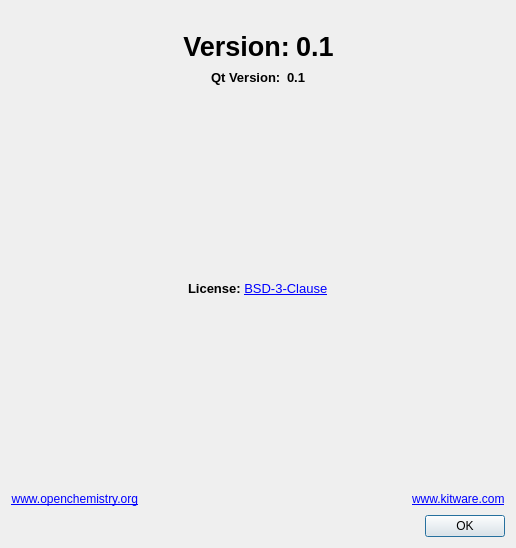
<?xml version="1.0" encoding="UTF-8"?>
<ui version="4.0">
 <class>AboutDialog</class>
 <widget class="QDialog" name="aboutDialog">
  <property name="geometry">
   <rect>
    <x>0</x>
    <y>0</y>
    <width>516</width>
    <height>548</height>
   </rect>
  </property>
  <property name="sizePolicy">
   <sizepolicy hsizetype="Minimum" vsizetype="Minimum">
    <horstretch>0</horstretch>
    <verstretch>0</verstretch>
   </sizepolicy>
  </property>
  <property name="windowTitle">
   <string/>
  </property>
  <property name="modal">
   <bool>true</bool>
  </property>
  <layout class="QVBoxLayout" name="verticalLayout_3">
   <item>
    <widget class="QLabel" name="Image">
     <property name="sizePolicy">
      <sizepolicy hsizetype="Fixed" vsizetype="Fixed">
       <horstretch>0</horstretch>
       <verstretch>0</verstretch>
      </sizepolicy>
     </property>
     <property name="text">
      <string/>
     </property>
     <property name="pixmap">
      <pixmap resource="mongochem.qrc">:/icons/MongoChem_About.png</pixmap>
     </property>
    </widget>
   </item>
   <item>
    <layout class="QHBoxLayout" name="versionLayout">
     <item>
      <layout class="QHBoxLayout" name="horizontalLayout_3">
       <item>
        <spacer name="horizontalSpacer">
         <property name="orientation">
          <enum>Qt::Horizontal</enum>
         </property>
         <property name="sizeHint" stdset="0">
          <size>
           <width>40</width>
           <height>20</height>
          </size>
         </property>
        </spacer>
       </item>
       <item>
        <widget class="QLabel" name="versionLabel">
         <property name="text">
          <string>&lt;html&gt;&lt;head/&gt;&lt;body&gt;&lt;p&gt;&lt;span style=&quot; font-size:20pt; font-weight:600;&quot;&gt;Version:&lt;/span&gt;&lt;/p&gt;&lt;/body&gt;&lt;/html&gt;</string>
         </property>
         <property name="textFormat">
          <enum>Qt::AutoText</enum>
         </property>
         <property name="alignment">
          <set>Qt::AlignCenter</set>
         </property>
        </widget>
       </item>
       <item>
        <widget class="QLabel" name="version">
         <property name="text">
          <string>&lt;html&gt;&lt;head/&gt;&lt;body&gt;&lt;p&gt;&lt;span style=&quot; font-size:20pt; font-weight:600;&quot;&gt;0.1&lt;/span&gt;&lt;/p&gt;&lt;/body&gt;&lt;/html&gt;</string>
         </property>
        </widget>
       </item>
       <item>
        <spacer name="horizontalSpacer_2">
         <property name="orientation">
          <enum>Qt::Horizontal</enum>
         </property>
         <property name="sizeHint" stdset="0">
          <size>
           <width>40</width>
           <height>20</height>
          </size>
         </property>
        </spacer>
       </item>
      </layout>
     </item>
    </layout>
   </item>
   <item>
    <layout class="QHBoxLayout" name="qtLayout">
     <item>
      <spacer name="horizontalSpacer_6">
       <property name="orientation">
        <enum>Qt::Horizontal</enum>
       </property>
       <property name="sizeHint" stdset="0">
        <size>
         <width>40</width>
         <height>20</height>
        </size>
       </property>
      </spacer>
     </item>
     <item>
      <widget class="QLabel" name="qtVersionLabel">
       <property name="text">
        <string>&lt;html&gt;&lt;head/&gt;&lt;body&gt;&lt;p&gt;&lt;span style=&quot; font-size:10pt; font-weight:600;&quot;&gt;Qt Version:&lt;/span&gt;&lt;/p&gt;&lt;/body&gt;&lt;/html&gt;</string>
       </property>
      </widget>
     </item>
     <item>
      <widget class="QLabel" name="qtVersion">
       <property name="text">
        <string>&lt;html&gt;&lt;head/&gt;&lt;body&gt;&lt;p&gt;&lt;span style=&quot; font-size:10pt; font-weight:600;&quot;&gt;0.1&lt;/span&gt;&lt;/p&gt;&lt;/body&gt;&lt;/html&gt;</string>
       </property>
      </widget>
     </item>
     <item>
      <spacer name="horizontalSpacer_7">
       <property name="orientation">
        <enum>Qt::Horizontal</enum>
       </property>
       <property name="sizeHint" stdset="0">
        <size>
         <width>40</width>
         <height>20</height>
        </size>
       </property>
      </spacer>
     </item>
    </layout>
   </item>
   <item>
    <spacer name="verticalSpacer">
     <property name="orientation">
      <enum>Qt::Vertical</enum>
     </property>
     <property name="sizeHint" stdset="0">
      <size>
       <width>20</width>
       <height>5</height>
      </size>
     </property>
    </spacer>
   </item>
   <item>
    <layout class="QHBoxLayout" name="license">
     <item>
      <spacer name="horizontalSpacer_8">
       <property name="orientation">
        <enum>Qt::Horizontal</enum>
       </property>
       <property name="sizeHint" stdset="0">
        <size>
         <width>40</width>
         <height>20</height>
        </size>
       </property>
      </spacer>
     </item>
     <item>
      <widget class="QLabel" name="licenseLabel">
       <property name="text">
        <string>&lt;html&gt;&lt;head/&gt;&lt;body&gt;&lt;p&gt;&lt;span style=&quot; font-size:10pt; font-weight:600;&quot;&gt;License: &lt;/span&gt;&lt;a href=&quot;http://opensource.org/licenses/BSD-3-Clause&quot;&gt;&lt;span style=&quot; font-size:10pt; text-decoration: underline; color:#0000ff;&quot;&gt;BSD-3-Clause&lt;/span&gt;&lt;/a&gt;&lt;/p&gt;&lt;/body&gt;&lt;/html&gt;</string>
       </property>
       <property name="openExternalLinks">
        <bool>true</bool>
       </property>
      </widget>
     </item>
     <item>
      <spacer name="horizontalSpacer_9">
       <property name="orientation">
        <enum>Qt::Horizontal</enum>
       </property>
       <property name="sizeHint" stdset="0">
        <size>
         <width>40</width>
         <height>20</height>
        </size>
       </property>
      </spacer>
     </item>
    </layout>
   </item>
   <item>
    <spacer name="verticalSpacer_2">
     <property name="orientation">
      <enum>Qt::Vertical</enum>
     </property>
     <property name="sizeHint" stdset="0">
      <size>
       <width>20</width>
       <height>5</height>
      </size>
     </property>
    </spacer>
   </item>
   <item>
    <layout class="QHBoxLayout" name="urlsLayout">
     <item>
      <widget class="QLabel" name="label_2">
       <property name="text">
        <string>&lt;html&gt;&lt;head/&gt;&lt;body&gt;&lt;p&gt;&lt;a href=&quot;http://www.openchemistry.org&quot;&gt;&lt;span style=&quot; text-decoration: underline; color:#0000ff;&quot;&gt;www.openchemistry.org&lt;/span&gt;&lt;/a&gt;&lt;/p&gt;&lt;/body&gt;&lt;/html&gt;</string>
       </property>
       <property name="textFormat">
        <enum>Qt::RichText</enum>
       </property>
       <property name="alignment">
        <set>Qt::AlignRight|Qt::AlignTrailing|Qt::AlignVCenter</set>
       </property>
       <property name="openExternalLinks">
        <bool>true</bool>
       </property>
      </widget>
     </item>
     <item>
      <spacer name="horizontalSpacer_3">
       <property name="orientation">
        <enum>Qt::Horizontal</enum>
       </property>
       <property name="sizeHint" stdset="0">
        <size>
         <width>40</width>
         <height>20</height>
        </size>
       </property>
      </spacer>
     </item>
     <item>
      <widget class="QLabel" name="label_3">
       <property name="text">
        <string>&lt;html&gt;&lt;head/&gt;&lt;body&gt;&lt;p&gt;&lt;a href=&quot;http://www.kitware.com&quot;&gt;&lt;span style=&quot; text-decoration: underline; color:#0000ff;&quot;&gt;www.kitware.com&lt;/span&gt;&lt;/a&gt;&lt;/p&gt;&lt;/body&gt;&lt;/html&gt;</string>
       </property>
       <property name="openExternalLinks">
        <bool>true</bool>
       </property>
      </widget>
     </item>
    </layout>
   </item>
   <item>
    <layout class="QHBoxLayout">
     <property name="spacing">
      <number>6</number>
     </property>
     <property name="margin">
      <number>0</number>
     </property>
     <item>
      <spacer>
       <property name="orientation">
        <enum>Qt::Horizontal</enum>
       </property>
       <property name="sizeHint" stdset="0">
        <size>
         <width>0</width>
         <height>20</height>
        </size>
       </property>
      </spacer>
     </item>
     <item>
      <widget class="QPushButton" name="OK">
       <property name="text">
        <string>OK</string>
       </property>
      </widget>
     </item>
    </layout>
   </item>
  </layout>
 </widget>
 <resources>
  <include location="mongochem.qrc"/>
 </resources>
 <connections>
  <connection>
   <sender>OK</sender>
   <signal>clicked()</signal>
   <receiver>aboutDialog</receiver>
   <slot>accept()</slot>
   <hints>
    <hint type="sourcelabel">
     <x>278</x>
     <y>253</y>
    </hint>
    <hint type="destinationlabel">
     <x>96</x>
     <y>254</y>
    </hint>
   </hints>
  </connection>
 </connections>
</ui>
